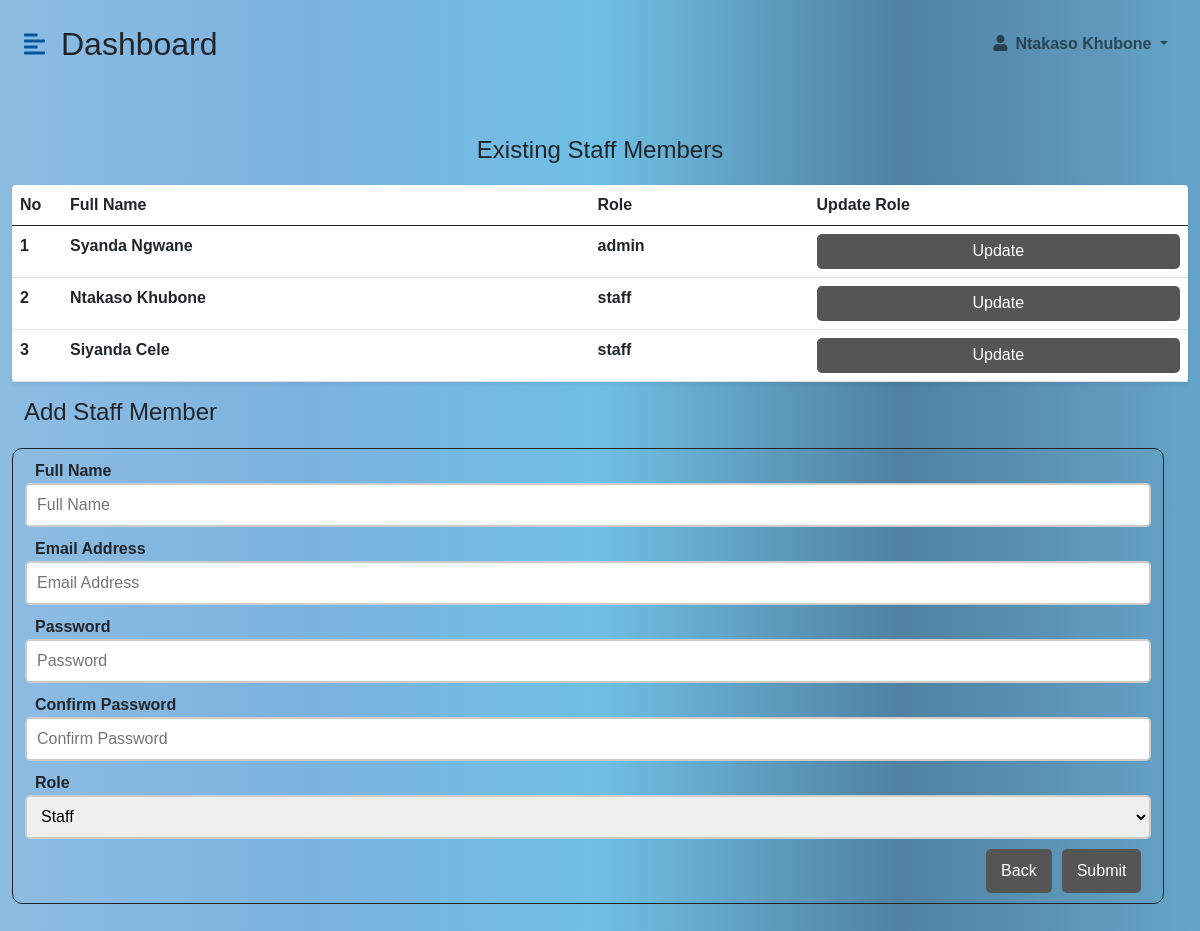
Screenshot of /admin.php (signed in) with the database file from the repository.
### tables this page shows
CREATE TABLE `users` (
  `id` int(11) NOT NULL,
  `names` varchar(1000) NOT NULL,
  `email` varchar(1000) NOT NULL,
  `passwords` varchar(1000) NOT NULL,
  `role` varchar(1000) NOT NULL
);

### admin.php (the view, shortened to what this page needs)
 <!DOCTYPE html>
<html lang="en">
<head>
    <link href="https://cdn.jsdelivr.net/npm/bootstrap@5.0.0-beta3/dist/css/bootstrap.min.css" rel="stylesheet" />
    <link rel="stylesheet" href="https://cdnjs.cloudflare.com/ajax/libs/font-awesome/5.15.3/css/all.min.css" />
    <link rel="stylesheet" href="styles.css" />
</head>
<?php
 $currentUser = $_SESSION['currentUser'];
 $c_email = $_SESSION['c_email'];
?>
<body>
<form action="#" method="post" enctype="multipart/form-data" autocomplete="off">
<div class="d-flex" id="wrapper">
        <div id="page-content-wrapper">
            <nav class="navbar navbar-expand-lg navbar-light bg-transparent py-4 px-4">
                <div class="d-flex align-items-center">
                    <i class="fas fa-align-left primary-text fs-4 me-3" id="menu-toggle"></i>
                    <h2 class="fs-2 m-0">Dashboard</h2>
                </div>
                <div class="collapse navbar-collapse" id="navbarSupportedContent">
                    <ul class="navbar-nav ms-auto mb-2 mb-lg-0">
                        <li class="nav-item dropdown">
                            <a class="nav-link dropdown-toggle second-text fw-bold" href="#" id="navbarDropdown"
                                role="button" data-bs-toggle="dropdown" aria-expanded="false">
                                <i class="fas fa-user me-2"></i><?php echo $currentUser  ?>
                            </a>
                        </li>
                    </ul>
                </div>
            </nav>
            <div class="container-fluid px-4">
            <div class="row my-5">
            <?php
            include "conn.php";
                    $sql = "SELECT * FROM users WHERE email!='$c_email'";
                    $result = $conn-> query($sql);
                    echo "<h4 style='text-align:center; margin-bottom:20px;'>Existing Staff Members</h4>";
                    if ($result-> num_rows > 0){
                        echo "<table class='table bg-white rounded shadow-sm  table-hover' style='width: 100%;'>";
                        echo "<thead>";
                        echo "<tr>";
                        echo "<th scope='col' width='50'>No</th>";
                        echo "<th scope='col'>Full Name</th>";
                        echo "<th scope='col'>Role</th>";
                        echo "<th scope='col'>Update Role</th>";
                        echo "</tr>";
                        echo "</thead>";
                        echo "<tbody>";
                        $count = 0;
                        while($row = $result-> fetch_assoc()){
                            $name = $row['names'];
                            $email = $row['email'];
                            $role = $row['role'];
                            $count = $count + 1;
                            echo "<tr>";  echo "<th scope='row'>$count</th>";
                            echo "<td><b>$name</b></td>";
                            echo "<th scope='row'>$role</th>";
                            echo "<td><button type='submit' class='btn2' value='$email' name='btn_update'>Update</button></td>";
                            echo "</tr>";
                            }
                            echo "</tbody>";   echo "<table>";    echo "</div>";
                        } else{
                            echo "<div class='content' style='border: 1px solid; border-radius: 10px;'>";
                            echo "<p class='error' style='margin-top: 10px' >No Records Found!!!</p>";
                            echo "</div>";
                        }
                        ?>
                <h3 class="fs-4 mb-3">Add Staff Member</h3>
                <div class="content" style="border: 1px solid; width: 98%; border-radius: 10px; margin-top: 5px;">
                <label style="margin-top: 10px;"><b>Full Name</b></label>
                <input type="text" class="input" name="name" placeholder="Full Name"></input>
                <label style="margin-top: 10px;"><b>Email Address</b></label>
                <input type="email" class="input" name="email" placeholder="Email Address"></input>
                <label style="margin-top: 10px;"><b>Password</b></label>
                <input type="password" class="input" name="password" placeholder="Password"></input>
                <label style="margin-top: 10px;"><b>Confirm Password</b></label>
                <input type="password" class="input" name="cpassword" placeholder="Confirm Password"></input>
                <label style="margin-top: 10px;"><b>Role</b></label>
                <select name='role' class='input'>
                <option value='staff'>Staff</option>   <option value="admin">Admin</option>
                </select>
                <button type="submit" class="btn" name="btn_submit">Submit</button>
                <a type="submit" class="btn" href="street-vender.php">Back</a>
                </div>
            </div>
            </div>
        </div>
    </form>
</body>
</html>

### styles.css (style rules this page uses)
body { font-family: arial; min-width: 1300px; }
:root { --main-bg-color: #00639d; --main-text-color: #00569d; --second-text-color: #bbbbc5; --second-bg-color: #c1d9ef; }
.primary-text { color: var(--main-text-color); }
.second-text { color: var(--second-text-color); }
#wrapper { overflow-x: hidden; background-image: linear-gradient( to right, #8dbce2, #7cb3df, #6fbfe4, #5081a1, #66a5ca ); }
#page-content-wrapper { min-width: 100vw; }
#menu-toggle { cursor: pointer; }
@media (min-width: 768px) { #page-content-wrapper { min-width: 800px; width: 100%; } }

### admin.php (style rules this page uses)
body { font-family: arial; min-width: 10px; }
.input { display: block; border: 2px solid #ccc; width: 100%; padding: 10px; height: 44px; border-radius: 5px; }
label { font-size: 16px; margin-left: 10px; }
.btn2 { float: right; background: #555; color: #fff; border-radius: 5px; width: 100%; border: none; height: 35px; }
.btn { float: right; background: #555; padding: 10px 15px; color: #fff; border-radius: 5px; margin-right: 10px; margin-top: 10px; margin-bottom: 10px; border: none; }

### rows the page displays
users: names "Syanda Ngwane", role "admin"
users: names "Ntakaso Khubone", role "staff"
users: names "Siyanda Cele", role "staff"

### other values shown
$currentUser "Ntakaso Khubone"
